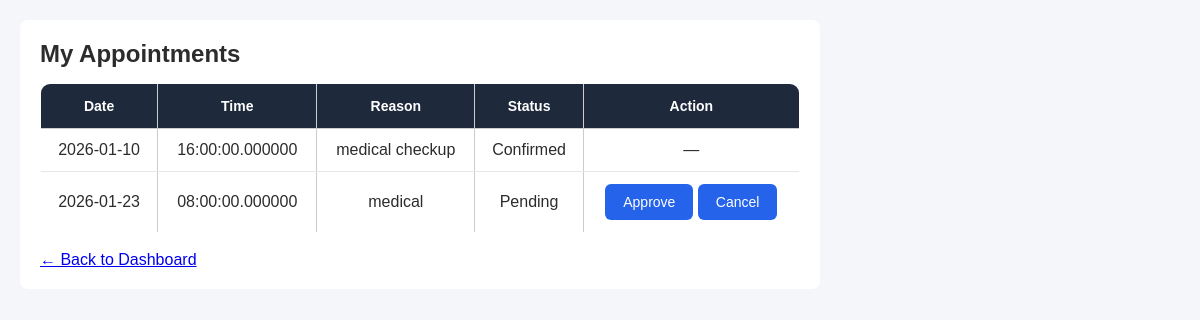
Screenshot of /modules/doctor/appointments.php with the database file from the repository.
### tables this page shows
CREATE TABLE `appointment` (
  `appointmentID` varchar(10) NOT NULL,
  `appointmentDate` date NOT NULL,
  `appointmentTime` time(6) NOT NULL,
  `reason` varchar(500) NOT NULL,
  `status` varchar(50) NOT NULL,
  `patientID` varchar(10) NOT NULL,
  `doctorID` varchar(10) NOT NULL
);

### modules/doctor/appointments.php (the view, shortened to what this page needs)
<?php
require_once "../../db/dbcon.php";
$doctorID = "DOC001";
$sql = "
    SELECT appointmentID, appointmentDate, appointmentTime,
           reason, status
    FROM appointment
    WHERE doctorID = ?
    ORDER BY appointmentDate, appointmentTime
";
$stmt = $conn->prepare($sql);
$stmt->bind_param("s", $doctorID);
$stmt->execute();
$appointments = $stmt->get_result();
?>
<!DOCTYPE html>
<html>
<head>
   <link rel="stylesheet" href="../../assets/css/style.css">
</head>
<body>
<div class="container">
    <h2>My Appointments</h2>
    <table>
        <tr>
            <th>Date</th>
            <th>Time</th>
            <th>Reason</th>
            <th>Status</th>
            <th>Action</th>
        </tr>
        <?php if ($appointments->num_rows > 0): ?>
            <?php while ($row = $appointments->fetch_assoc()): ?>
                <tr>
                    <td><?= htmlspecialchars($row['appointmentDate']) ?></td>
                    <td><?= htmlspecialchars($row['appointmentTime']) ?></td>
                    <td><?= htmlspecialchars($row['reason']) ?></td>
                    <td><?= htmlspecialchars($row['status']) ?></td>
                    <td>
                        <?php if ($row['status'] === 'Pending'): ?>
                            <form method="post" style="display:inline;">
                                <button type="submit">Approve</button>
                            </form>
                            <form method="post" style="display:inline;">
                                <button type="submit">Cancel</button>
                            </form>
                        <?php else: ?>
                            —
                        <?php endif; ?>
                    </td>
                </tr>
            <?php endwhile; ?>
        <?php else: ?>
            <tr>
                <td colspan="5">No appointments found.</td>
            </tr>
        <?php endif; ?>
    </table>
    <br>
    <a href="dashboard.php">← Back to Dashboard</a>
</div>
</body>
</html>

### assets/Css/style.css (style rules this page uses)
* { margin: 0; padding: 0; box-sizing: border-box; }
body { font-family: "Segoe UI", Roboto, Arial, sans-serif; background-color: #f4f7fb; color: #2c2c2c; }
table { width: 100%; border-collapse: collapse; background: #ffffff; border-radius: 10px; overflow: hidden; }
table th { background: #1e293b; color: #ffffff; padding: 14px; font-size: 14px; }
table td { padding: 12px; text-align: center; border-bottom: 1px solid #e5e7eb; }
form button { background: #2563eb; color: #ffffff; border: none; padding: 10px 18px; border-radius: 6px; font-size: 14px; cursor: pointer; transition: background 0.3s ease; }

### modules/doctor/appointments.php (style rules this page uses)
body { font-family: Arial, sans-serif; background: #f4f6f9; padding: 20px; }
.container { background: #fff; padding: 20px; width: 800px; border-radius: 8px; }
table { width: 100%; border-collapse: collapse; margin-top: 15px; }
table, th, td { border: 1px solid #ccc; }
th, td { padding: 8px; text-align: center; }
button { padding: 4px 8px; }

### rows the page displays
appointment: appointmentDate "2026-01-10", appointmentTime "16:00:00.000000", reason "medical checkup", status "Confirmed"
appointment: appointmentDate "2026-01-23", appointmentTime "08:00:00.000000", reason "medical", status "Pending"
